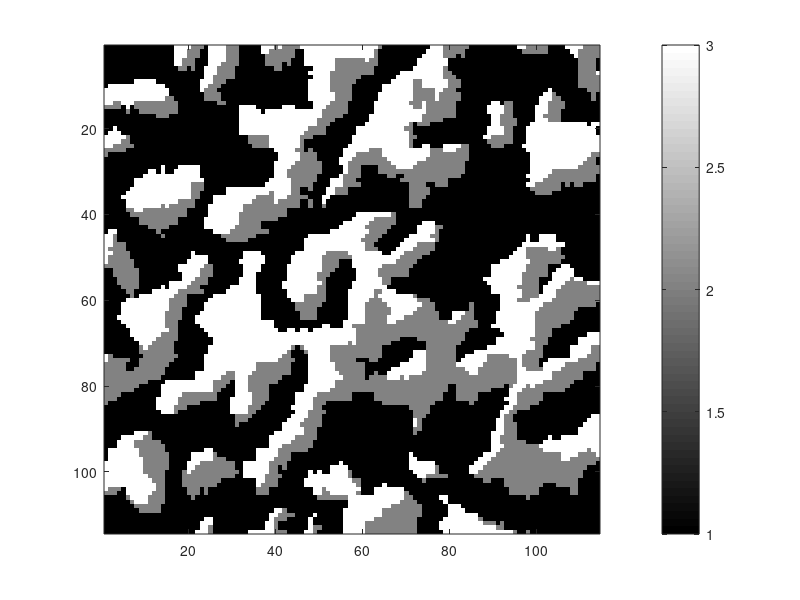

Reproduce this figure in MATLAB. (Note: this script raises an error after producing the figure.)
% Load the training image
load('E2 - Dunes/TI_dunes.mat')

%% Image size
[nx, ny] = size(ti);

%Display the image
figure(8)
imagesc(ti)
colorbar()
colormap 'gray'
clim([1 3])
set(gca,'YDir','normal')

% Reshape to a vector
Z = reshape(ti,[],1);
%% Generate a 2D grid
x0 = grille2(1,nx,1,1,ny,1);

%% Compute the transiogram, for categorical data
categ = 1;
display = 1;
icode = 6;
[gh, nh]=GeoStatFFT(x0,Z,icode,categ,display);

figure(2)
for i=1:3
    for j=1:3
        subplot(3,3,((i-1)*3+j))
        plot(gh{i,j}(nx:end,ny),'-k')
    end
end
%% Bivariate probabilities, for categorical data
categ = 1;
display = 1;
icode = 5;
[gh, nh]=GeoStatFFT(x0,Z,icode,categ,display);

figure(2)
for i=1:3
    for j=1:3
        subplot(3,3,((i-1)*3+j))
        plot(gh{i,j}(nx:end,ny),'-k')
    end
end

%% Non-ergodic transiograms
categ = 1;
display = 1;
icode = 7;
[gh, nh]=GeoStatFFT(x0,Z,icode,categ,display);

figure(2)
for i=1:3
    for j=1:3
        subplot(3,3,((i-1)*3+j))
        plot(gh{i,j}(nx:end,ny),'-k')
    end
end

%% TOC 
categ = 1;
display = 1;
icode = [11 5 0];
figure(1)
[gh, nh]=GeoStatFFT(x0,Z,icode,categ,display);




icode = [11 5 5];
figure(2)
[gh, nh]=GeoStatFFT(x0,Z,icode,categ,display);



icode = [11 0 5];
figure(3)
[gh, nh]=GeoStatFFT(x0,Z,icode,categ,display);



icode = [11 -5 5];
figure(4)
[gh, nh]=GeoStatFFT(x0,Z,icode,categ,display);



